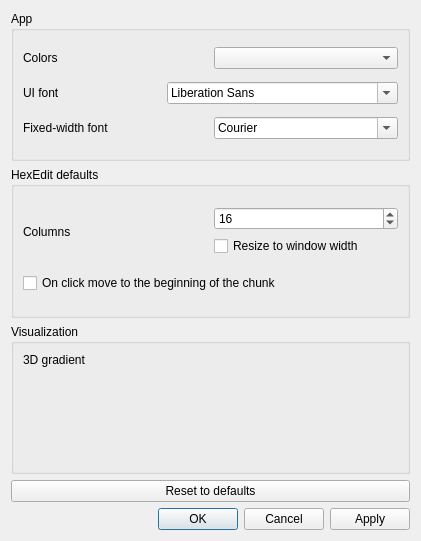
<?xml version="1.0" encoding="UTF-8"?>
<ui version="4.0">
 <class>OptionsDialog</class>
 <widget class="QDialog" name="OptionsDialog">
  <property name="geometry">
   <rect>
    <x>0</x>
    <y>0</y>
    <width>421</width>
    <height>541</height>
   </rect>
  </property>
  <property name="windowTitle">
   <string>Options</string>
  </property>
  <layout class="QVBoxLayout" name="verticalLayout">
   <item>
    <widget class="QGroupBox" name="gbApp">
     <property name="title">
      <string>App</string>
     </property>
     <layout class="QGridLayout" name="gridLayout_2">
      <item row="7" column="0">
       <layout class="QHBoxLayout" name="horizontalLayout_4">
        <item>
         <widget class="QLabel" name="fixedFontlabel">
          <property name="text">
           <string>Fixed-width font</string>
          </property>
         </widget>
        </item>
        <item>
         <widget class="QFontComboBox" name="fixedFontComboBox">
          <property name="fontFilters">
           <set>QFontComboBox::MonospacedFonts</set>
          </property>
         </widget>
        </item>
       </layout>
      </item>
      <item row="3" column="0">
       <layout class="QHBoxLayout" name="horizontalLayout_3">
        <item>
         <widget class="QLabel" name="fontLabel">
          <property name="text">
           <string>UI font</string>
          </property>
         </widget>
        </item>
        <item>
         <widget class="QFontComboBox" name="fontComboBox"/>
        </item>
       </layout>
      </item>
      <item row="2" column="0">
       <layout class="QHBoxLayout" name="horizontalLayout">
        <item>
         <widget class="QLabel" name="labelHexEditColors">
          <property name="text">
           <string>Colors</string>
          </property>
         </widget>
        </item>
        <item>
         <widget class="QComboBox" name="colorsBox">
          <property name="editable">
           <bool>false</bool>
          </property>
          <property name="currentIndex">
           <number>-1</number>
          </property>
         </widget>
        </item>
       </layout>
      </item>
     </layout>
    </widget>
   </item>
   <item>
    <widget class="QGroupBox" name="gbHexEdit">
     <property name="title">
      <string>HexEdit defaults</string>
     </property>
     <layout class="QVBoxLayout" name="verticalLayout_3">
      <item>
       <layout class="QHBoxLayout" name="horizontalLayout_2">
        <item>
         <widget class="QLabel" name="hexColumnsLabel">
          <property name="text">
           <string>Columns</string>
          </property>
         </widget>
        </item>
        <item>
         <layout class="QVBoxLayout" name="verticalLayout_2">
          <item>
           <widget class="QSpinBox" name="hexColumnsSpinBox">
            <property name="minimum">
             <number>1</number>
            </property>
            <property name="maximum">
             <number>1024</number>
            </property>
            <property name="value">
             <number>16</number>
            </property>
           </widget>
          </item>
          <item>
           <widget class="QCheckBox" name="hexColumnsAutoCheckBox">
            <property name="text">
             <string>Resize to window width</string>
            </property>
           </widget>
          </item>
         </layout>
        </item>
       </layout>
      </item>
      <item>
       <layout class="QHBoxLayout" name="horizontalLayout_5" stretch="0">
        <item>
         <widget class="QCheckBox" name="hexJumpToStartCheckBox">
          <property name="layoutDirection">
           <enum>Qt::LeftToRight</enum>
          </property>
          <property name="text">
           <string>On click move to the beginning of the chunk </string>
          </property>
         </widget>
        </item>
       </layout>
      </item>
     </layout>
    </widget>
   </item>
   <item>
    <widget class="QGroupBox" name="gbVisualization">
     <property name="title">
      <string>Visualization</string>
     </property>
     <layout class="QVBoxLayout" name="verticalLayout_4">
      <item>
       <layout class="QFormLayout" name="formLayout">
        <item row="0" column="0">
         <widget class="QLabel" name="gradientLabel">
          <property name="sizePolicy">
           <sizepolicy hsizetype="Minimum" vsizetype="Preferred">
            <horstretch>0</horstretch>
            <verstretch>0</verstretch>
           </sizepolicy>
          </property>
          <property name="text">
           <string>3D gradient</string>
          </property>
         </widget>
        </item>
        <item row="0" column="1">
         <layout class="QHBoxLayout" name="visualizationGradientLayout"/>
        </item>
       </layout>
      </item>
     </layout>
    </widget>
   </item>
   <item>
    <widget class="QPushButton" name="resetToDefaultsButton">
     <property name="focusPolicy">
      <enum>Qt::StrongFocus</enum>
     </property>
     <property name="text">
      <string>Reset to defaults</string>
     </property>
     <property name="autoDefault">
      <bool>true</bool>
     </property>
    </widget>
   </item>
   <item>
    <widget class="QDialogButtonBox" name="buttonBox">
     <property name="focusPolicy">
      <enum>Qt::StrongFocus</enum>
     </property>
     <property name="orientation">
      <enum>Qt::Horizontal</enum>
     </property>
     <property name="standardButtons">
      <set>QDialogButtonBox::Apply|QDialogButtonBox::Cancel|QDialogButtonBox::Ok</set>
     </property>
    </widget>
   </item>
  </layout>
 </widget>
 <tabstops>
  <tabstop>buttonBox</tabstop>
  <tabstop>colorsBox</tabstop>
  <tabstop>hexColumnsSpinBox</tabstop>
  <tabstop>hexColumnsAutoCheckBox</tabstop>
  <tabstop>resetToDefaultsButton</tabstop>
 </tabstops>
 <resources/>
 <connections>
  <connection>
   <sender>buttonBox</sender>
   <signal>rejected()</signal>
   <receiver>OptionsDialog</receiver>
   <slot>reject()</slot>
   <hints>
    <hint type="sourcelabel">
     <x>290</x>
     <y>160</y>
    </hint>
    <hint type="destinationlabel">
     <x>286</x>
     <y>168</y>
    </hint>
   </hints>
  </connection>
  <connection>
   <sender>buttonBox</sender>
   <signal>accepted()</signal>
   <receiver>OptionsDialog</receiver>
   <slot>accept()</slot>
   <hints>
    <hint type="sourcelabel">
     <x>222</x>
     <y>154</y>
    </hint>
    <hint type="destinationlabel">
     <x>157</x>
     <y>168</y>
    </hint>
   </hints>
  </connection>
 </connections>
</ui>
